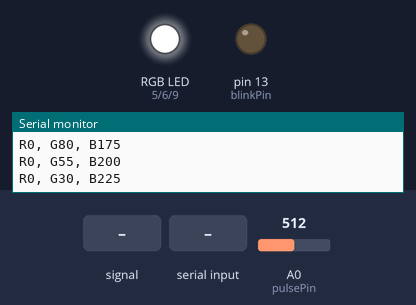
This sketch was run on a simulated Arduino Uno, built with avr-gcc and run on an emulated ATmega328P. On the bench: an RGB LED mixed from three pins (HIGH = lit), output pins drawn as LEDs (lit = HIGH), the last lines printed to the serial monitor. Dashed ring = blinking. The inputs (shaded band) are chosen by the test bench; at power-on: A0 (pulsePin) = 512.

Above: at 1.2 s.
1.3 s: A0 (pulsePin) fed a 200 Hz sine of ±81 counts around its level
At 4.2 s:
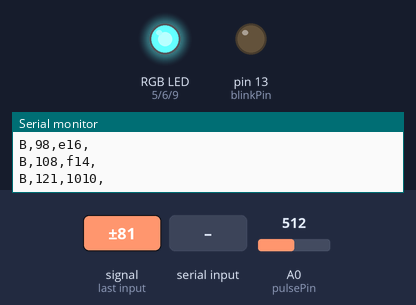
4.3 s: A0 (pulsePin) set to 513
At 7.09 s:
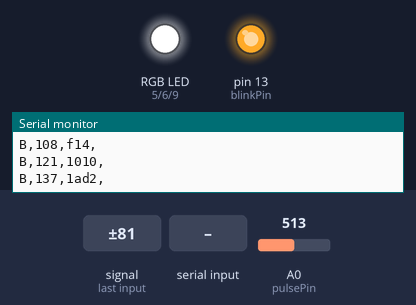
7.3 s: A0 (pulsePin) fed a 2 Hz sine of ±306 counts around its level
At 8.18 s:
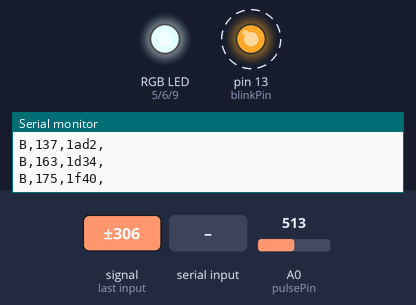
10.3 s: A0 (pulsePin) fed a 50 Hz sine of ±306 counts around its level
At 11.19 s:
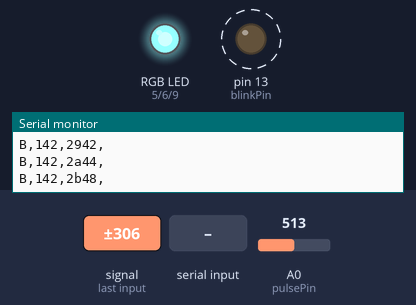
13.3 s: A0 (pulsePin) fed a 200 Hz sine of ±81 counts around its level
At 13.55 s:
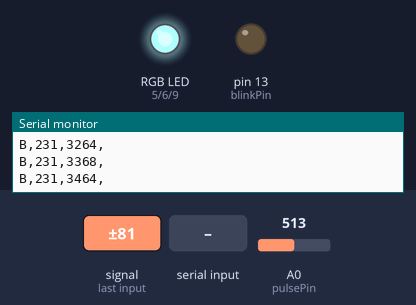
16.3 s: "FN,150\n" received over Serial
Timing chart, 0 to 20.3 s (numbered marks = the images above; inputs shaded):
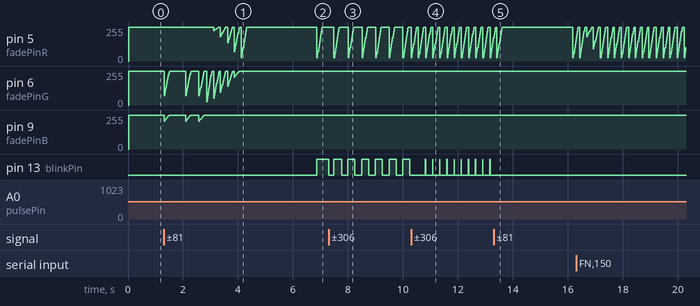

The sketch:

PulseSensor_BlinkLed.ino
```cpp
/*
	使用  Timer2 中斷服務，擷取 PulseSensor 的數值

 Daniel Lu : dan59314@gmail.com
 http://www.rasvector.url.tw/
 http://www.youtube.com/dan59314/playlist

	blinkPin : 當心跳訊號出現時，用來快閃
	fadPin	 : 心跳訊號出現後，用來漸暗 LED

	指令 :
Serial.print(78, BIN) gives "1001110"
Serial.print(78, OCT) gives "116"
Serial.print(78, DEC) gives "78"
Serial.print(78, HEX) gives "4E"
Serial.println(1.23456, 0) gives "1"
Serial.println(1.23456, 2) gives "1.23"
Serial.println(1.23456, 4) gives "1.2346"
Serial.println("S," + String(pulseVal) + "," + String(gTotalTime, HEX));

                      D0   D1   RST
       GND  GND  VCC  RX   TX   /DTR
        +--------------------------------+
        |  [ ]  [ ]  [ ]  [ ]  [ ]  [ ]  |
        |              FTDI              |
    D1  | [ ]1/TX                 RAW[ ] |
    D0  | [ ]0/RX                 GND[ ] |
        | [ ]RST        SCL/A5[ ] RST[ ] |   C6
        | [ ]GND        SDA/A4[ ] VCC[ ] |
    D2  | [ ]2/INT0    ___         A3[ ] |   C3
    D3  |~[ ]3/INT1   /   \        A2[ ] |   C2
    D4  | [ ]4       /PRO  \       A1[ ] |   C1
    D5  |~[ ]5       \ MINI/       A0[ ] |   C0
    D6  |~[ ]6        \___/    SCK/13[ ] |   B5
    D7  | [ ]7          A7[ ] MISO/12[ ] |   B4
    B0  | [ ]8          A6[ ] MOSI/11[ ]~|   B3
    B1  |~[ ]9                  SS/10[ ]~|   B2
        |           [RST-BTN]            |
        +--------------------------------+

    http://busyducks.com/ascii-art-arduinos


*/

#include <SoftwareSerial.h>

#define EnableReceiveCommand
#define AverageHeartBeat
#define RGBColorFadding
#define UseTimer2IRS
#define CommonAnode

#define debug


typedef struct TRGB {
	byte R, G, B;
	unsigned long DelayMSec;
};


#ifdef EnableReceiveCommand
const byte cMaxCommandCount = 5;
const int cMaxCommandStringLength = 10; // length("C,255,255,255,12345");
String inputBtString = "", inputPcString = "",
	sCommand[cMaxCommandCount] = { "D","13","0","0","0" };  //將 Digitial Pin 13 　設為 0;
bool stringBtComplete = false, stringPcComplete;
byte pinRx =10, pinTx =11;
unsigned long gLastListerningTime, gLastActionTime;

// BlueTooth in Pin10(RX) Pin11(TX)  PWM Pin -------------------------
SoftwareSerial BlueToothSerial(pinRx, pinTx); //10, 11); // RX, TX
#endif

#ifdef AverageHeartBeat
const int cHeartBeatCount = 10;
#endif


#ifndef UseTimer2IRS
unsigned long gLastCheckMs;
#endif

const int cRamboCount = 20;
const int cHeartBeatMin = 40, cHeartBeatMax = 120;
const int cHeartBeatStep = (cHeartBeatMax - cHeartBeatMin) / cRamboCount;
const int cFadeStep = 10;
const int cTimer2IntervalMSec=2;			// 設定每2毫秒一次中斷
const byte cMinSampeDurationMsec = 250;		// 取樣最小間隔毫秒
const byte cSampleCount = 10;				// 取樣數
const byte cOuputIntervalMSec = 50;			// 每50毫秒輸出一次

const byte funcOutputPulse=1;
const byte funcAveragePulse=2;
const byte funcOneColorFadding =4;


TRGB gRamboRGBs[cRamboCount];

// Timer2 掌管 PWM pin 3, 11, 因此不能使用這兩個  Pin -----------------
int pulsePin = 0;                 // 連接到 Pulse Sensor 的 A 訊號
int blinkPin = 13;                // 用來快閃顯示心跳訊號
int fadePinR = 5, fadePinG = 6, fadePinB = 9;                 // 用來漸暗心跳訊號出現後的


// 因為這些變數使用在 ISR (中斷 Rountine 內)，因此須加 volatile -------------------------------------------

#ifdef AverageHeartBeat
volatile int gHeartBeats[cHeartBeatCount];
volatile int gCurHeartBeatId=0;
#endif

volatile int BPM;                   // 心跳，次/分
volatile int gPeakTime = 600;      // 紀錄目前的心跳間隔時間
volatile boolean blInPeakPulse = false;     // true when pulse wave is high, false when it's low
volatile boolean blOutputHeartBeat = false;        // becomes true when Arduoino finds a beat.
volatile int gMin_PeakTime = 60000 / 200;	// 假設最大心跳 200次/分，則最小間隔時間為 60000/200
volatile int gCurSampleID = 0;				// 目前 Sample ID
volatile int PulseDurations[cSampleCount];	// 心跳間隔時間取樣陣列
volatile unsigned long gLastBeatTime = 0;   // 上一次心跳波峰時間
volatile unsigned long gTotalTime = 0;      // 總共經過時間
volatile int gCurMaxPulse = 512;            // 最高 Pulse 波峰
volatile int gCurMinPulse = 512;            // 最低 Pulse 波峰
volatile int gLastPulseThreshold = 512;	// 紀錄最近的 Pulse Value 平均值
volatile byte decR = 255/cFadeStep, decG = decR, decB = decR;
volatile int gFadeValueR = 0, gFadeValueG = 0, gFadeValueB = 0;               // 用來更新 FadePin 的 PWM 數值
volatile byte gFunctions =0x00000000;


void buildRamboRGBs(bool ignoreBlueToRed=true)
{
	const byte cR = 0, cG = 1, cB = 2;

	byte aR, aG, aB;
	aR = 255;
	aG = 0;
	aB = 0;

	byte aRGB = 0;
	byte rangeN = 3;
	if (ignoreBlueToRed) rangeN = 2;
	else rangeN = 3;
	byte cRamboStep = (255 * rangeN / (cRamboCount)); // 限制在 R-G, G-B, 因此 rangeN=2

	for (int i = cRamboCount - 1; i>=0; i--) //從 B 開始往前填入
	{
    gRamboRGBs[i].R = aR;
    gRamboRGBs[i].G = aG;
    gRamboRGBs[i].B = aB;
		gRamboRGBs[i].DelayMSec = 10000 / cRamboCount;

		String s1 = "R" + String(aR) + ", G" + String(aG) + ", B" + String(aB);
		Serial.println(s1);

		if (aRGB == cR)
		{
			aR -= cRamboStep;
			aG += cRamboStep;
			if (aR<cRamboStep)
			{
				aR = 0;
				aG = 255;
				aB = 0;
				aRGB = cG;
			}
		}
		else if (aRGB == cG)
		{
			aG -= cRamboStep;
			aB += cRamboStep;
			if (aG<cRamboStep)
			{
				aG = 0;
				aB = 255;
				aR = 0;
				aRGB = cB;
			}
		}
		else //if (aRGB=cB)
		{
			aB -= cRamboStep;
			aR += cRamboStep;
			if (aB<cRamboStep)
			{
				aB = 0;
				aR = 255;
				aG = 0;
				aRGB = cR;
			}
		}
	}

}


void initial_Variables()
{
#ifndef UseTimer2IRS
	gLastCheckMs = millis();
#endif

	// 給予取樣心跳陣列初值 -------------------------------------
	for (int i = 0; i<cSampleCount; i++)
		PulseDurations[i] = 60000 / 72;

#ifdef AverageHeartBeat
	// 給予 gHeartBeats 初值 ---------------------------------------
	for (int i = 0; i < cHeartBeatCount; i++)
		gHeartBeats[i]=72;
#endif
}

#ifdef EnableReceiveCommand

bool GetCompleteStringFromBlueTooth(String &str)
{
	while (BlueToothSerial.available()) {

		//　逐一加入字元直到遇到 \n--------------------
		char inChar = (char)BlueToothSerial.read();

		//　如果字元 = \n 　則跳出 -----------
		if ((inChar == '\r') || (inChar == '\n') || (str.length() > cMaxCommandStringLength))
		{
			return (str != "");
		}
		else
		{
			str += inChar;
			return false;
		}
	}

	return false;
}


bool GetCompleteStringFromPC(String &str)
{
	while (Serial.available()) {
		//　逐一加入字元直到遇到 \n--------------------
		char inChar = (char)Serial.read();

		//　如果字元 = \n 　則跳出 -----------
		if ((inChar == '\r') || (inChar == '\n') || (str.length() > cMaxCommandStringLength))
		{
			return (str != "");
		}
		else
		{
			str += inChar;
			return false;
		}
	}

	return false;
}


bool GetCommand(String inStr, String sCmd[], int &cmdCnt) // 　call by reference,　陣列不需加 &
{
	//int cmdCnt=0;
	char *p = &inStr[0];
	char *str;

	cmdCnt = 0;

	//　以 "," 　來拆解字串----------------------------------------
	while (cmdCnt<cMaxCommandCount && (str = strtok_r(p, ",", &p)) != NULL)
	{
		sCommand[cmdCnt] = str;
		sCommand[cmdCnt].toUpperCase();
		cmdCnt++;
	}


#ifdef debug
	//Serial.println(cmdCnt);
#endif

	return (cmdCnt>0);
}

void Process_Command(String sCmd[])
{
#ifdef debug
	/*Serial.println("Process_Command() ");
	Serial.println(sCmd[0]);
	Serial.println(sCmd[1]);
	Serial.println(sCmd[2]);
	Serial.println(sCmd[3]);*/
#endif

	// P,0/1  取消/啟動 輸出 Pulse ----------------
	if (sCmd[0].indexOf("FN") == 0 || sCmd[0].indexOf("fn") == 0) // Analog
	{
		gFunctions = sCmd[1].toInt();
#ifdef debug
    Serial.print("FN: ");  Serial.println(gFunctions, BIN);
#endif
	}
	else if (sCmd[0].indexOf("T") == 0 || sCmd[0].indexOf("t") == 0) //TI, TD
	{

		if (sCmd[0].indexOf("D") == 1 || sCmd[0].indexOf("d") == 1) // TD,200   delay msec
		{
			//gDelayMsec = sCmd[1].toInt();
			//String s1 = "DelayMSec : " + sCmd[1];
			//Serial.println(s1);
		}
		else if (sCmd[0].indexOf("I") == 1 || sCmd[0].indexOf("i") == 1) // TI, 2000 Idel time msec
		{
			//gIdleMsec = sCmd[1].toInt() % cMaxIdleMsec;

			//String s1 = "IdleMSec : " + sCmd[1];
			//Serial.println(s1);
		}
		else;
	}
	else
	{
#ifdef debug
		BlueToothSerial.println("Command : " + sCmd[0] + "-" + sCmd[1] + "-" + sCmd[2] + "not processed");
#endif
	}
}
#endif


void setup()
{
	pinMode(blinkPin, OUTPUT);      // 心跳時閃一下
	pinMode(fadePinR, OUTPUT);       // 心跳後漸暗
	pinMode(fadePinG, OUTPUT);       // 心跳後漸暗
	pinMode(fadePinB, OUTPUT);       // 心跳後漸暗
	Serial.begin(115200);           // Serail BaudRate

#ifdef  UseTimer2IRS
	// 設定 Timer2 Interrupt，每 2 毫秒中斷一次 ---------------------------------
	interruptTimer2Setup(cTimer2IntervalMSec);
#endif

	initial_Variables();

	buildRamboRGBs();
}


void loop()
{

#ifdef EnableReceiveCommand
	if (GetCompleteStringFromBlueTooth(inputBtString))
	{
		//PlayMode = cListerning;
		gLastListerningTime = millis();
		stringBtComplete = true;
	}
	else if (GetCompleteStringFromPC(inputPcString))
	{
		//PlayMode = cListerning;
		gLastListerningTime = millis();
		stringPcComplete = true;
#ifdef debug
		//Serial.println(inputPcString);
#endif
	}
	else
	{
	}


	int cmdCnt;
	if (stringBtComplete)
	{
		//　將字串拆成 Pin,Id,Value, Ex: D,13,0 　就是將 Digitial Pin 13 　設為 0
		if (GetCommand(inputBtString, sCommand, cmdCnt))
		{
			Process_Command(sCommand);
		}

		// clear the string:
		inputBtString = "";
		stringBtComplete = false;

	}
	else if (stringPcComplete)
	{
		//　將字串拆成 Pin,Id,Value, Ex: D,13,0 　就是將 Digitial Pin 13 　設為 0
		if (GetCommand(inputPcString, sCommand, cmdCnt))
		{
			Process_Command(sCommand);
		}

		// clear the string:
		inputPcString = "";
		stringPcComplete = false;
	}
#endif


	// 漸減 fadPin的 pwm 值，漸暗 ----------------------------------
	ledFadeToBeat();


#ifdef  UseTimer2IRS
	delay(20);
#else
	unsigned long nowMs = millis();
	if (nowMs - gLastCheckMs >= cTimer2IntervalMSec)
	{
		OnTimer2Interrupt();
		gLastCheckMs = nowMs;
	}
#endif
}

void ledFadeToBeat()
{
	gFadeValueR -= decR;								// 遞減PWM 值
	gFadeValueR = constrain(gFadeValueR, 0, 255);		// 將 PWM值限制在 0~255
#ifdef CommonAnode
  analogWrite(fadePinR, 255-gFadeValueR);       // 送出 PWM 值
#else
  analogWrite(fadePinR, gFadeValueR);       // 送出 PWM 值
#endif

#ifdef RGBColorFadding
	if (gFunctions&funcOneColorFadding)
		;
	else
	{
		gFadeValueG -= decG;
		gFadeValueG = constrain(gFadeValueG, 0, 255);		// 將 PWM值限制在 0~255
#ifdef CommonAnode
    analogWrite(fadePinG, 255-gFadeValueG);       // 送出 PWM 值
#else
   analogWrite(fadePinG, gFadeValueG);       // 送出 PWM 值
#endif

		gFadeValueB -= decB;
		gFadeValueB = constrain(gFadeValueB, 0, 255);		// 將 PWM值限制在 0~255
#ifdef CommonAnode
    analogWrite(fadePinB, 255-gFadeValueB);       // 送出 PWM 值
#else
   analogWrite(fadePinB, gFadeValueB);       // 送出 PWM 值
#endif
	}
#endif

}

void sendDataToProcessing(String sCmd, int data)
{
	Serial.print(sCmd+",");                // 開頭字元
	Serial.println(data);                // 數值
}


void OnTimer2Interrupt()
{
	int pulseVal = analogRead(pulsePin);		// 讀取 PulseSensor 數值

	gTotalTime += cTimer2IntervalMSec;			// 因為 Timer2 每次中斷間隔為 cTimer2IntervalMSec
	int dTime = gTotalTime - gLastBeatTime;		// 用來篩選過近時間內的雜訊

	bool blIsOverMinPeakTime = (dTime > gMin_PeakTime);

	// 更新 波峰和波谷的數值 ----------------------------------------------------------------------------------------
	if (pulseVal < gLastPulseThreshold &&		// 如果 pulse 小於上次的平均值
		blIsOverMinPeakTime)			// 且間隔時間也超過上次間隔時間的 3/5
	{
		if (pulseVal < gCurMinPulse)	// 如果 pulse 比上次的波谷還小
			gCurMinPulse = pulseVal;	// 更新波谷數值
	}

	if (pulseVal > gLastPulseThreshold) //  &&	// 如果 pulse 大於上次的平均值，過濾掉雜訊
		// dTime > gMin_PeakTime)		不過濾時間，所有的波峰都取，以免漏掉真正的波峰
	{
		if (pulseVal > gCurMaxPulse)			// 且比上次的波峰值還大
		{
			gCurMaxPulse = pulseVal;			// 更新波峰值
		}
	}


	// 開始計算心跳數值 ----------------------------------------------------------------
	if (dTime > cMinSampeDurationMsec)    // 過濾掉太相近的雜訊
	{

		if (gFunctions&funcOutputPulse) //送出 pulseSender 讀到的數值
		if (gTotalTime % cOuputIntervalMSec == 0)
		{
			Serial.println("S," + String(pulseVal) + "," + String(gTotalTime, HEX)+",");
		}

		if ((pulseVal > gLastPulseThreshold) &&		// 如果目前的 pulse 超過上次的平均值
			(blInPeakPulse == false) &&		// 且還沒找到新的 Pulse
			blIsOverMinPeakTime)			// 且間隔時間也超過上次間隔時間的 3/5
		{
			blInPeakPulse = true;                           // 找到 Pulse
			digitalWrite(blinkPin, HIGH);           // 開啟閃爍的 Pin13 LED
			gPeakTime = dTime;						// 紀錄距離上次 Pulse 的時間間隔

#ifdef Debug
			//sendDataToProcessing("Q", gPeakTime);   // 送出波峰間的時間間隔 dT
#endif

			gMin_PeakTime = (gPeakTime / 5) * 3;	// 更新新的 時間間隔 Threshold
			gLastBeatTime = gTotalTime;						// 更新最後 Pulse時間

			gCurSampleID %= cSampleCount;				// 目前填入的陣列位置
			PulseDurations[gCurSampleID] = gPeakTime;	// 填入目前的間隔時間
			gCurSampleID++;								// 到下一個陣列空間

			// 計算所有心跳間隔時間加起來的總數 --------------------------------------
			word runningTotal = 0;
			for (int i = 0; i < cSampleCount; i++)
				runningTotal += PulseDurations[i];

			runningTotal /= cSampleCount;	// 平均每次心跳的間隔時間
			int heartBeat = 60000 / runningTotal;		// 將 60000 毫秒 / 每次間隔 -> 每分鐘心跳數

#ifdef AverageHeartBeat
			if (gFunctions&funcAveragePulse)
			{
				gCurHeartBeatId %= cHeartBeatCount;
				gHeartBeats[gCurHeartBeatId] = heartBeat;
				gCurHeartBeatId++;
				int allHb = 0;
				for (int i = 0; i < cHeartBeatCount; i++)
					allHb += gHeartBeats[i];
				BPM = allHb / cHeartBeatCount;
			}
			else
#endif
				BPM = heartBeat;


			//#ifdef debug
			//sendDataToProcessing("B", BPM);		//送出心跳資料到 Serail
			Serial.println("B," + String(BPM) + "," + String(gTotalTime, HEX) + ",");
//#endif

			int aId = (BPM - cHeartBeatMin) / cHeartBeatStep;
			//constrain(aId, 0, cRamboCount - 1);  // 無效
			// BPM, cHeartBeatMin, cHeartBeatStep...必須 int, 否則 aId 會超出邊界
			if (aId < 0) aId = 0; else if (aId >= cRamboCount) aId = cRamboCount - 1;

			gFadeValueR = gRamboRGBs[aId].R;
			decR = gFadeValueR / cFadeStep;					//設定 PWM fadPin 從 255 開始遞減

#ifdef RGBColorFadding

			if (gFunctions&funcOneColorFadding)
				;
			else
			{
				gFadeValueG = gRamboRGBs[aId].G;
				decG = gFadeValueG / cFadeStep;
				gFadeValueB = gRamboRGBs[aId].B;
				decB = gFadeValueB / cFadeStep;
			}
#endif


#ifdef debug
			/*
			sendDataToProcessing("i", aId);
			sendDataToProcessing("r", gFadeValueR);
			sendDataToProcessing("g", gFadeValueG);
			sendDataToProcessing("b", gFadeValueB);
			*/
#endif
		}

	}

	if (pulseVal < gLastPulseThreshold &&	// Pulse 比上次平均值低
		blInPeakPulse == true)			// 且上一次是找到波峰，則表示目前由波峰往下走
	{
		digitalWrite(blinkPin, LOW);					// 關閉 Pin13 LED
		blInPeakPulse = false;							// 離開波峰
		int amp = gCurMaxPulse - gCurMinPulse;			// 振福
		gLastPulseThreshold = amp / 2 + gCurMinPulse;	// 更新 Pulse 平均值
		gCurMaxPulse = gLastPulseThreshold;				// 更新波峰、波谷的數值
		gCurMinPulse = gLastPulseThreshold;
	}

	if (dTime > 2500)					// 很久沒有發現 HeartBeat
	{
		gFadeValueR = 0;
#ifdef RGBColoreFading
		gFadeValueG = 0;
		gFadeValueB = 0;
#endif

		gLastPulseThreshold = 512;		// 重設 Pulse平均值
		gCurMaxPulse = 512;				// 更新波峰、波谷的數值
		gCurMinPulse = 512;
		gLastBeatTime = gTotalTime;		// 更新上次心跳時間

	}
}
```

Interrupt.ino
```cpp
/*
Timer0 - An 8 bit timer used by Arduino functions delay(), millis() and micros().
Timer1 - A 16 bit timer used by the Servo() library
Timer2 - An 8 bit timer used by the Tone() library

Timer_output Arduino_output  Chip_pin  Pin_name
OC0A (Timer0)     6             12        PD6
OC0B (Timer0)     5             11        PD5
OC1A (Timer1)     9             15        PB1
OC1B (Timer1)     10            16        PB2
OC2A (Timer2)     11            17        PB3
OC2B (Timer2)     3             5         PD3

使用 tone() 將和 pin 3, pin 11 衝突
*/

const float cPreScale = 256.0;  // Timer2不支援1024 Prescale. 256效果最好，1024 波形漂亮，數值越大，精度越低，細節越少。

void interruptTimer2Setup(int timer2IntervalMsec)
{
	// timer2IntervalMsec:　設定Interrupt 產生的間隔　毫秒

	/*
	// turn on CTC mode
  TCCR2A |= (1 << WGM21);
  // Set CS21 bit for 8 prescaler
  TCCR2B |= (1 << CS21);
  // enable timer compare interrupt
  TIMSK2 |= (1 << OCIE2A);
	*/

	// TCCRxx(Timer/Counter Control Register) --------------------------------------------
	TCCR2A = 0x02;     // 取消timer2, pin3,11 pwm, 進入比對吻合清除模式 CTC(Clear Time on Compare match) MODE
	TCCR2B = 0x06;     // 不強迫比對並使用 256 PRESCALER


	// SET THE TOP OF THE COUNT TO 124 (16MHz/256/500 = 125, because index start from 0, so count=124)
	// FOR 500Hz SAMPLE PulseDurations, 500 Hz/sec =>  1000 msec/500 -> 2 MSec
	//OCR2A = 0X7C;
	float scaledFrequency = 16000000.0 / cPreScale;  // 使用 PreScale 256，降低中斷檢查頻率
	float wantedFrequency = 1.0 / (timer2IntervalMsec / 1000.0);  //計算間隔毫秒的頻率
	int tickCount = scaledFrequency / wantedFrequency;  //縮頻除以設定的頻率 = 比對的TickCount值
	OCR2A = tickCount - 1; //OCR(Output Compare Register) 溢位值  ( 16,000,000Hz/ (prescaler * desired interrupt frequency) ) - 1

#ifdef debug
	Serial.print("Scaled Frequency: ");  Serial.println(scaledFrequency);
	Serial.print("Wanted Frequency: "); Serial.println(wantedFrequency);
	Serial.print("TickCount: "); Serial.println(tickCount);
#endif

	TIMSK2 = 0x02;     // 啟動　Timer2　溢位中斷
	sei();             // MAKE SURE GLOBAL INTERRUPTS ARE ENABLED
}


// TIMER 2 INTERRUPT SERVICE ROUTINE -----------------------------------------------------------------------
ISR(TIMER2_COMPA_vect)  // triggered when Timer2 counts to 124,  0~124 = 125
{
#ifdef debug
	//Serial.print('Tick: ');  Serial.println(millis());
#endif

	cli();                                      // disable interrupts

	OnTimer2Interrupt();

	sei();                                   // enable interrupts when youre done!


//#ifdef debug
	//Serial.print('Finish OnTimer2Interrupt(): ');  Serial.println(millis());
//#endif
}
```

Measured:
- the behaviour switches between 512 and 513 on A0 (pulsePin) (found by bisection; images 1 and 2)
- after the input at 4.3 s, pin 13 (blinkPin): LOW → HIGH after 2.6 s
- after the input at 10.3 s, pin 13 (blinkPin): alternates HIGH for 0.01 s and LOW for 0.25 s, starting after 0.52 s
- after the input at 13.3 s, pin 13 (blinkPin): stops changing and stays LOW
